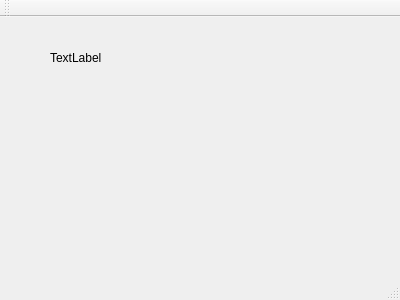
<?xml version="1.0" encoding="UTF-8"?>
<ui version="4.0">
 <class>MainWindow</class>
 <widget class="QMainWindow" name="MainWindow">
  <property name="geometry">
   <rect>
    <x>0</x>
    <y>0</y>
    <width>400</width>
    <height>300</height>
   </rect>
  </property>
  <property name="windowTitle">
   <string>MainWindow</string>
  </property>
  <widget class="QWidget" name="centralWidget">
   <widget class="QLabel" name="label">
    <property name="geometry">
     <rect>
      <x>50</x>
      <y>20</y>
      <width>101</width>
      <height>41</height>
     </rect>
    </property>
    <property name="text">
     <string>TextLabel</string>
    </property>
   </widget>
  </widget>
  <widget class="QMenuBar" name="menuBar">
   <property name="geometry">
    <rect>
     <x>0</x>
     <y>0</y>
     <width>400</width>
     <height>22</height>
    </rect>
   </property>
  </widget>
  <widget class="QToolBar" name="mainToolBar">
   <attribute name="toolBarArea">
    <enum>TopToolBarArea</enum>
   </attribute>
   <attribute name="toolBarBreak">
    <bool>false</bool>
   </attribute>
  </widget>
  <widget class="QStatusBar" name="statusBar"/>
 </widget>
 <layoutdefault spacing="6" margin="11"/>
 <resources/>
 <connections/>
</ui>
